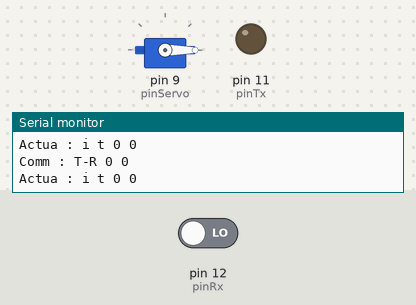
The sketch below on a simulated Arduino Uno, built with avr-gcc and run on an emulated ATmega328P. On the bench: servo, output pins drawn as LEDs (lit = HIGH), the last lines printed to the serial monitor. The inputs (shaded band) are chosen by the test bench; at power-on: pin 12 (pinRx) LOW.

Above: at 1.2 s.
1.3 s: pin 12 (pinRx) driven HIGH
At 2.0 s:
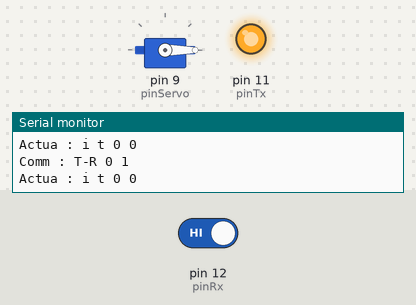
At 22.1 s:
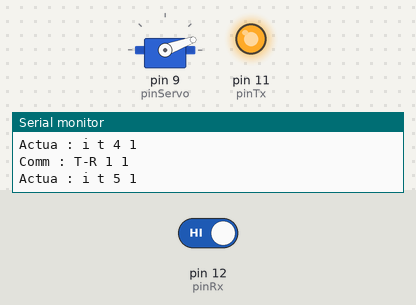
Timing chart, 0 to 26.8 s (numbered marks = the images above; inputs shaded):
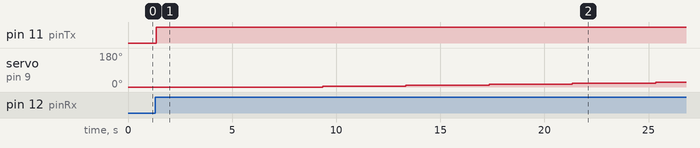

The sketch:

prog_second_arduino.ino
```cpp
#include <Servo.h>
Servo myservo;

#define pinServo 9
#define nbSteps 25
#define angleMaxServo 120
#define pinTx 11
#define pinRx 12
#define delayPalierMesure 4000

int tableangleservo[nbSteps]={0};
int pasServo=angleMaxServo/(nbSteps-1);
uint8_t indexServo=0;
uint8_t testencours=0;

uint8_t valueTx=0;
uint8_t lastRx=0;
int readRx;

void setup(){
  myservo.attach(pinServo);
  myservo.write(0);
  for(indexServo=0;indexServo<nbSteps;indexServo++)
  {
    tableangleservo[indexServo]=indexServo*pasServo;
  }
  pinMode(pinTx,OUTPUT);
  pinMode(pinRx,INPUT);
  indexServo=0;
  Serial.begin(9600);
  Serial.println("test");
  //Serial.println(pasServo);
}

void loop() {
  if((testencours==1)&&(indexServo<nbSteps)){
    delay(delayPalierMesure);
    myservo.write(tableangleservo[indexServo]);
    //Serial.println((int)tableangleservo[indexServo]);
    indexServo++;
  }
  else{
    indexServo=0;
    testencours=0;
    myservo.write(0);
  }
  syncTest();
}

void syncTest()
{
  //uint8_t readRx;
  readRx=digitalRead(pinRx);
  Serial.print("Comm : T-R ");
  Serial.print(valueTx);
  Serial.print(' ');
  Serial.println(readRx);
  Serial.print("Actua : i t ");
  Serial.print(indexServo);
  Serial.print(' ');
  Serial.println(testencours);
  if(readRx==1){
    testencours=1;
    valueTx=1;
  }
  if(testencours==0){
    valueTx=0;
  }
  digitalWrite(pinTx,valueTx);
}
```

Measured:
- after the input at 1.3 s, pin 11 (pinTx): LOW → HIGH after 0.05 s; servo on pin 9 (pinServo): moves from 0° to 25° over 16.0 s, starting after 8.0 s
